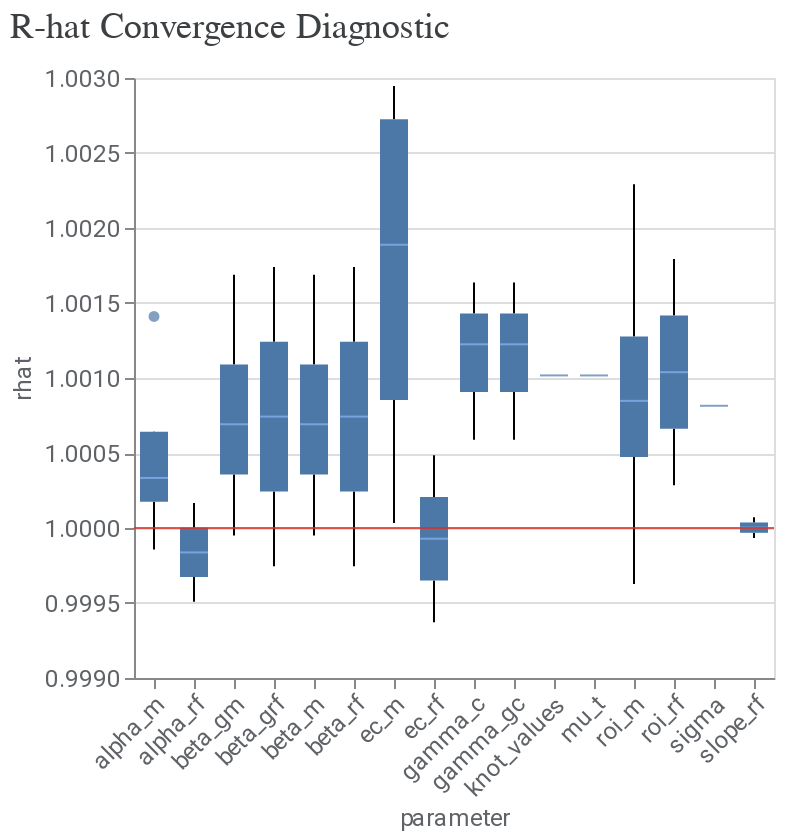

This figure's notebook cell:
### Code cell
# R-Hat  plots for the coefficients
model_diagnostics = visualizer.ModelDiagnostics(mmm)
model_diagnostics.plot_rhat_boxplot()

### Figure 1 — Vega-Lite specification as saved in the notebook (floating-point values rounded to 4 significant figures; data arrays with more than 128 entries replaced by an {"elided": "..."} marker saying what was removed)
{"config": {"view": {"continuousWidth": 400, "continuousHeight": 300}, "axis": {"labelColor": "#5F6368", "labelFont": "Roboto", "labelFontSize": 12, "titleColor": "#5F6368", "titleFont": "Roboto", "titleFontSize": 12, "titleFontWeight": "normal"}}, "layer": [{"data": {"name": "data-73f83de63d933eca7bb9f9058bcce90f"}, "mark": {"type": "boxplot", "median": {"color": "#8AB4F8"}, "outliers": {"filled": true}}, "encoding": {"x": {"axis": {"labelAngle": -45}, "field": "parameter", "type": "nominal"}, "y": {"field": "rhat", "scale": {"zero": false}, "type": "quantitative"}}}, {"data": {"name": "empty"}, "mark": {"type": "rule", "color": "#D93025", "opacity": 0.8}, "encoding": {"y": {"datum": 1}}}], "title": {"text": "R-hat Convergence Diagnostic", "anchor": "start", "color": "#3C4043", "font": "Google Sans Display", "fontSize": 18, "fontWeight": "normal", "offset": 10}, "$schema": "https://vega.github.io/schema/vega-lite/v4.17.0.json", "datasets": {"data-73f83de63d933eca7bb9f9058bcce90f": {"elided": "196 records"}, "empty": [{}]}}
